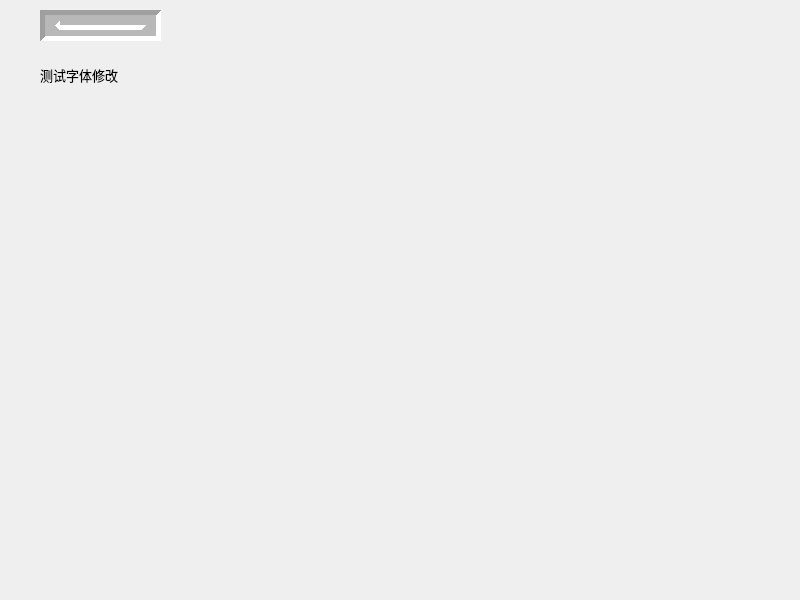
<?xml version="1.0" encoding="UTF-8"?>
<ui version="4.0">
 <class>Widget</class>
 <widget class="QWidget" name="Widget">
  <property name="geometry">
   <rect>
    <x>0</x>
    <y>0</y>
    <width>800</width>
    <height>600</height>
   </rect>
  </property>
  <property name="windowTitle">
   <string>Widget</string>
  </property>
  <widget class="QLabel" name="label">
   <property name="geometry">
    <rect>
     <x>40</x>
     <y>10</y>
     <width>121</width>
     <height>31</height>
    </rect>
   </property>
   <property name="frameShape">
    <enum>QFrame::Shape::Box</enum>
   </property>
   <property name="frameShadow">
    <enum>QFrame::Shadow::Sunken</enum>
   </property>
   <property name="lineWidth">
    <number>5</number>
   </property>
   <property name="midLineWidth">
    <number>10</number>
   </property>
   <property name="text">
    <string/>
   </property>
  </widget>
  <widget class="QLabel" name="label_2">
   <property name="geometry">
    <rect>
     <x>40</x>
     <y>60</y>
     <width>170</width>
     <height>30</height>
    </rect>
   </property>
   <property name="font">
    <font>
     <family>华文行楷</family>
     <pointsize>10</pointsize>
    </font>
   </property>
   <property name="text">
    <string>测试字体修改</string>
   </property>
  </widget>
  <widget class="QLabel" name="label_3">
   <property name="geometry">
    <rect>
     <x>250</x>
     <y>20</y>
     <width>101</width>
     <height>71</height>
    </rect>
   </property>
   <property name="text">
    <string/>
   </property>
   <property name="pixmap">
    <pixmap>../../test/test.png</pixmap>
   </property>
   <property name="scaledContents">
    <bool>true</bool>
   </property>
  </widget>
 </widget>
 <resources/>
 <connections/>
</ui>
